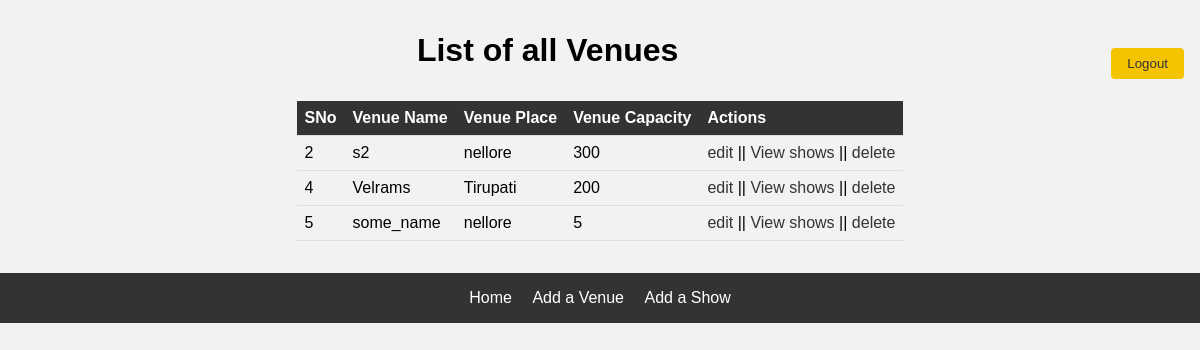
Page /venue/view on the committed database.
### app.py (models this page shows)
class Venue(db.Model):
    venue_id = db.Column(db.Integer, primary_key = True)
    venue_name = db.Column(db.String, nullable = False)
    venue_place = db.Column(db.String, nullable = False)
    venue_cap =  db.Column(db.Integer, nullable = False)
    shows=db.relationship("Show")

### app.py (the view)
@app.route('/venue/view')
def view_venue():
    all = Venue.query.all()
    return render_template("view_venue.html",all = all)

### templates/view_venue.html (shortened to what this page needs)
<!DOCTYPE html>
<html lang="en">
<head>
    <link rel="stylesheet" href="{{url_for('static',filename ='tables.css')}}">
</head>
<body>
    <button class="logout"><a href="/logout">Logout</a></button>
    <h1>List of all Venues</h1>
    <table>
        <tr>
            <th>SNo</th>
            <th>Venue Name</th>
            <th>Venue Place</th>
            <th>Venue Capacity</th>
            <th>Actions</th>
        </tr>
        <tr>
            {% for one in all %}
            <tr>
                <td> {{one['venue_id']}} </td>
                <td> {{one['venue_name']}} </td>
                <td> {{one['venue_place']}} </td>
                <td> {{one['venue_cap']}} </td>
                <td>
                    <a href="/venue/update/{{one['venue_id']}}">edit </a> ||
                    <a href="/show/view/{{one['venue_id']}}">View shows </a> ||
                    <a href="/venue/delete/{{one['venue_id']}}">delete</a>
                </td>
            </tr>
            {% endfor %}
        </tr>
    </table>
    <footer>
        <a href="/homeadmin">Home</a>
        <a href="/venue/create"> Add a Venue</a>
        <a href="/show/create"> Add a Show</a>
    </footer>
</body>
</html>

### static/tables.css (style rules this page uses)
body { font-family: Arial, sans-serif; background-color: #f2f2f2; margin: 0; }
.logout { background-color: #f5c400; color: #fff; border: none; padding: 8px 16px; border-radius: 4px; float: right; margin: 16px; cursor: pointer; }
h1 { text-align: center; margin-top: 32px; }
table { border-collapse: collapse; margin: 32px auto; }
th, td { text-align: left; padding: 8px; border-bottom: 1px solid #ddd; }
th { background-color: #333; color: #fff; }
a { color: #333; text-decoration: none; }
footer { background-color: #333; color: #fff; text-align: center; padding: 16px; margin-top: 32px; }
footer a { color: #fff; text-decoration: none; margin: 0 8px; }

### rows in the picture
Venue: venue_id "2", venue_name "s2", venue_place "nellore", venue_cap "300"
Venue: venue_id "4", venue_name "Velrams", venue_place "Tirupati", venue_cap "200"
Venue: venue_id "5", venue_name "some_name", venue_place "nellore", venue_cap "5"
